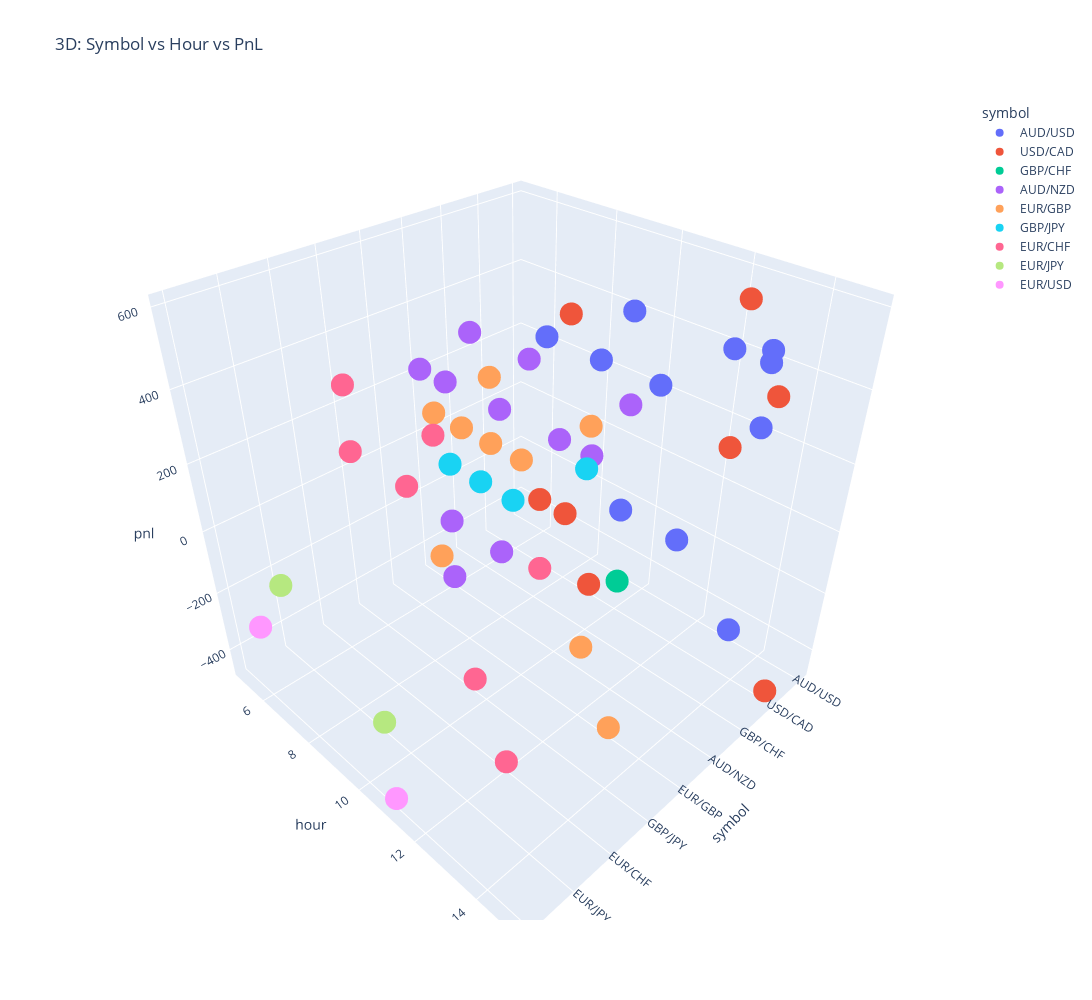

The code cell stored with this chart in its notebook:
### Code cell
fig = px.scatter_3d(
    df,
    x="symbol",
    y="hour",
    z="pnl",
    color="symbol",
    title="3D: Symbol vs Hour vs PnL"
)
fig.update_layout(width=1400, height=1000)
fig.show()

### Figure 1 — Plotly figure (JSON) as saved in the notebook; plotly's stock layout.template omitted (floating-point values rounded to 4 significant figures)
{"data": [{"hovertemplate": "symbol=%{x}<br>hour=%{y}<br>pnl=%{z}<extra></extra>", "legendgroup": "AUD/USD", "marker": {"color": "#636efa", "symbol": "circle"}, "mode": "markers", "name": "AUD/USD", "scene": "scene", "showlegend": true, "type": "scatter3d", "x": ["AUD/USD", "AUD/USD", "AUD/USD", "AUD/USD", "AUD/USD", "AUD/USD", "AUD/USD", "AUD/USD", "AUD/USD", "AUD/USD", "AUD/USD", "AUD/USD", "AUD/USD"], "y": [13, 11, 13, 13, 8, 10, 13, 13, 12, 9, 8, 6, 9], "z": [425, -250, 392.7, -462, 212.5, 212.5, 212.5, -462, 392.7, -250, 212.5, 212.5, 392.7]}, {"hovertemplate": "symbol=%{x}<br>hour=%{y}<br>pnl=%{z}<extra></extra>", "legendgroup": "USD/CAD", "marker": {"color": "#EF553B", "symbol": "circle"}, "mode": "markers", "name": "USD/CAD", "scene": "scene", "showlegend": true, "type": "scatter3d", "x": ["USD/CAD", "USD/CAD", "USD/CAD", "USD/CAD", "USD/CAD", "USD/CAD", "USD/CAD", "USD/CAD", "USD/CAD", "USD/CAD"], "y": [13, 13, 7, 9, 13, 14, 15, 8, 8, 8], "z": [595, 212.5, -250, -462, 212.5, 392.7, -462, -250, -250, 392.7]}, {"hovertemplate": "symbol=%{x}<br>hour=%{y}<br>pnl=%{z}<extra></extra>", "legendgroup": "GBP/CHF", "marker": {"color": "#00cc96", "symbol": "circle"}, "mode": "markers", "name": "GBP/CHF", "scene": "scene", "showlegend": true, "type": "scatter3d", "x": ["GBP/CHF"], "y": [11], "z": [-250]}, {"hovertemplate": "symbol=%{x}<br>hour=%{y}<br>pnl=%{z}<extra></extra>", "legendgroup": "AUD/NZD", "marker": {"color": "#ab63fa", "symbol": "circle"}, "mode": "markers", "name": "AUD/NZD", "scene": "scene", "showlegend": true, "type": "scatter3d", "x": ["AUD/NZD", "AUD/NZD", "AUD/NZD", "AUD/NZD", "AUD/NZD", "AUD/NZD", "AUD/NZD", "AUD/NZD", "AUD/NZD", "AUD/NZD", "AUD/NZD", "AUD/NZD"], "y": [10, 10, 8, 12, 8, 11, 7, 6, 5, 6, 9, 6], "z": [212.5, 212.5, 212.5, 392.7, -250, 212.5, 392.7, -250, 212.5, -462, 392.7, 212.5]}, {"hovertemplate": "symbol=%{x}<br>hour=%{y}<br>pnl=%{z}<extra></extra>", "legendgroup": "EUR/GBP", "marker": {"color": "#FFA15A", "symbol": "circle"}, "mode": "markers", "name": "EUR/GBP", "scene": "scene", "showlegend": true, "type": "scatter3d", "x": ["EUR/GBP", "EUR/GBP", "EUR/GBP", "EUR/GBP", "EUR/GBP", "EUR/GBP", "EUR/GBP", "EUR/GBP", "EUR/GBP", "EUR/GBP", "EUR/GBP"], "y": [13, 12, 10, 9, 7, 12, 12, 7, 8, 9, 7], "z": [-462, -250, 212.5, 212.5, -250, -250, 392.7, -250, 212.5, 392.7, 212.5]}, {"hovertemplate": "symbol=%{x}<br>hour=%{y}<br>pnl=%{z}<extra></extra>", "legendgroup": "GBP/JPY", "marker": {"color": "#19d3f3", "symbol": "circle"}, "mode": "markers", "name": "GBP/JPY", "scene": "scene", "showlegend": true, "type": "scatter3d", "x": ["GBP/JPY", "GBP/JPY", "GBP/JPY", "GBP/JPY"], "y": [11, 10, 9, 13], "z": [212.5, 212.5, 212.5, 392.7]}, {"hovertemplate": "symbol=%{x}<br>hour=%{y}<br>pnl=%{z}<extra></extra>", "legendgroup": "EUR/CHF", "marker": {"color": "#FF6692", "symbol": "circle"}, "mode": "markers", "name": "EUR/CHF", "scene": "scene", "showlegend": true, "type": "scatter3d", "x": ["EUR/CHF", "EUR/CHF", "EUR/CHF", "EUR/CHF", "EUR/CHF", "EUR/CHF", "EUR/CHF", "EUR/CHF", "EUR/CHF", "EUR/CHF"], "y": [10, 11, 11, 10, 9, 13, 9, 12, 7, 7], "z": [392.7, -250, -250, 392.7, 212.5, 212.5, 212.5, -462, 212.5, 392.7]}, {"hovertemplate": "symbol=%{x}<br>hour=%{y}<br>pnl=%{z}<extra></extra>", "legendgroup": "EUR/JPY", "marker": {"color": "#B6E880", "symbol": "circle"}, "mode": "markers", "name": "EUR/JPY", "scene": "scene", "showlegend": true, "type": "scatter3d", "x": ["EUR/JPY", "EUR/JPY"], "y": [9, 5], "z": [-462, -250]}, {"hovertemplate": "symbol=%{x}<br>hour=%{y}<br>pnl=%{z}<extra></extra>", "legendgroup": "EUR/USD", "marker": {"color": "#FF97FF", "symbol": "circle"}, "mode": "markers", "name": "EUR/USD", "scene": "scene", "showlegend": true, "type": "scatter3d", "x": ["EUR/USD", "EUR/USD"], "y": [11, 6], "z": [-462, -250]}], "layout": {"height": 1000, "legend": {"title": {"text": "symbol"}, "tracegroupgap": 0}, "scene": {"domain": {"x": [0, 1], "y": [0, 1]}, "xaxis": {"categoryarray": ["AUD/USD", "USD/CAD", "GBP/CHF", "AUD/NZD", "EUR/GBP", "GBP/JPY", "EUR/CHF", "EUR/JPY", "EUR/USD"], "categoryorder": "array", "title": {"text": "symbol"}}, "yaxis": {"title": {"text": "hour"}}, "zaxis": {"title": {"text": "pnl"}}}, "title": {"text": "3D: Symbol vs Hour vs PnL"}, "width": 1400}}
